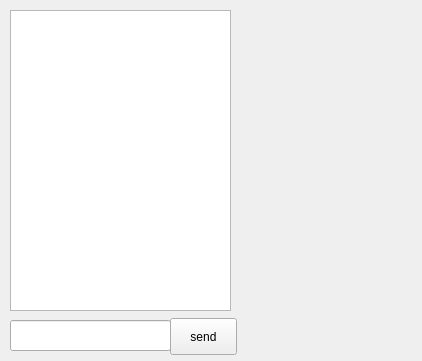
<?xml version="1.0" encoding="UTF-8"?>
<ui version="4.0">
 <class>Form</class>
 <widget class="QWidget" name="Form">
  <property name="geometry">
   <rect>
    <x>0</x>
    <y>0</y>
    <width>422</width>
    <height>361</height>
   </rect>
  </property>
  <property name="windowTitle">
   <string/>
  </property>
  <widget class="QTextEdit" name="messages">
   <property name="geometry">
    <rect>
     <x>10</x>
     <y>10</y>
     <width>221</width>
     <height>301</height>
    </rect>
   </property>
   <property name="readOnly">
    <bool>true</bool>
   </property>
  </widget>
  <widget class="QPushButton" name="send">
   <property name="geometry">
    <rect>
     <x>170</x>
     <y>318</y>
     <width>67</width>
     <height>37</height>
    </rect>
   </property>
   <property name="text">
    <string>send</string>
   </property>
  </widget>
  <widget class="QLineEdit" name="message">
   <property name="geometry">
    <rect>
     <x>10</x>
     <y>320</y>
     <width>161</width>
     <height>31</height>
    </rect>
   </property>
  </widget>
  <widget class="QWidget" name="verticalLayoutWidget">
   <property name="geometry">
    <rect>
     <x>240</x>
     <y>10</y>
     <width>160</width>
     <height>341</height>
    </rect>
   </property>
   <layout class="QVBoxLayout" name="verticalLayout"/>
  </widget>
 </widget>
 <resources/>
 <connections/>
</ui>
